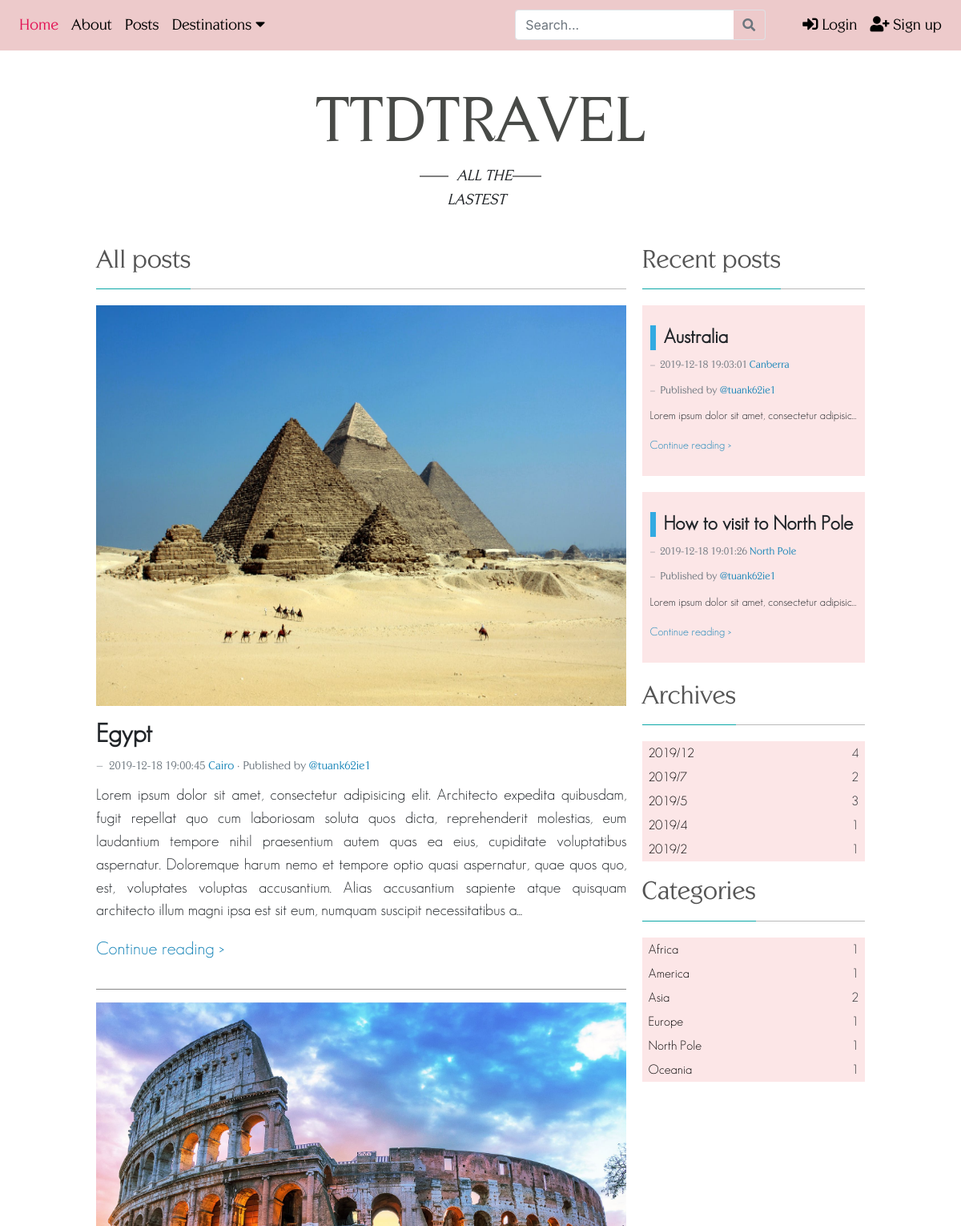
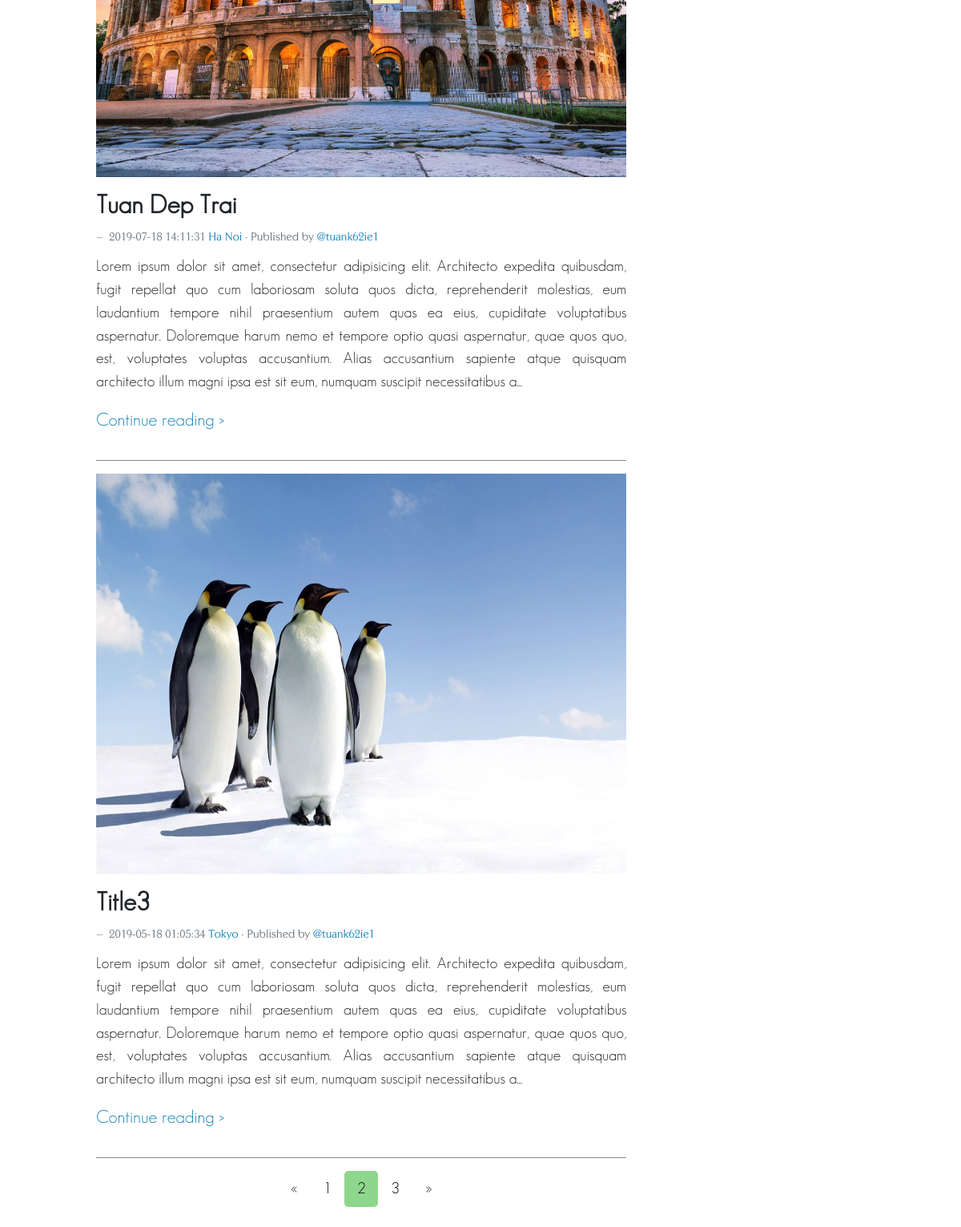
Screenshot of /all_post.php?categories=all&&p=2 with the database file from the repository (2 pictures, top to bottom).
### tables this page shows
CREATE TABLE `location` (
  `location_id` int(11) NOT NULL,
  `city` varchar(45) DEFAULT NULL,
  `country` varchar(45) DEFAULT NULL,
  `continent_id` int(11) NOT NULL,
  `post_id` int(11) NOT NULL
);

CREATE TABLE `post` (
  `post_id` int(11) NOT NULL,
  `title` varchar(100) NOT NULL,
  `text` text NOT NULL,
  `publish_date` datetime NOT NULL DEFAULT CURRENT_TIMESTAMP,
  `thumbnail_img` varchar(300) NOT NULL DEFAULT 'images/no-thumbnail.jpg',
  `user_id` int(11) NOT NULL DEFAULT '1'
);

### core/data/PDOData.php (called while the page is built, shortened)
<?php
	class PDOData {
		private $db = null;
    private $servername = "localhost:3307";
    private $database = "ttd_travel";
    private $username = "root";
    private $password = "quangtuan99";
		public function __construct() {
			try {
				$this->db = new PDO("mysql:host=$this->servername;dbname=$this->database", $this->username, $this->password);
			} catch(PDOException $e) { echo $e->getMessage();	}
		}
		public function __destruct() {
			try {
				$this->db = null;
			} catch(PDOException $e) { echo $e->getMessage();	}
		}
		public function doQuery($query) {
			$ret = array();
			try {
				$stmt = $this->db->query($query);
				if ($stmt) {
					while ($row = $stmt->fetch(PDO::FETCH_ASSOC)) {
						$ret[] = $row;
					}
				}
			} catch(PDOException $e) {	echo $query; }
			return $ret;
		}
	}

### all_post/model/AllPost.php (called while the page is built, shortened)
<?php
require_once("core/data/PDOData.php");
class AllPost {
  public function getArchives(){
    $db = new PDOData();
    $data = $db->doQuery("
      select  concat(year(publish_date), \"/\", month(publish_date)) as archived_date,
              count(post_id) as post_count
      from ttd_travel.post
      group by year(publish_date), month(publish_date) desc;
    ");
    return $data;
  }
  public function getCategories(){
    $db = new PDOData();
    $data = $db->doQuery("
      select c.continent_name, count(p.post_id) as post_count
      from post p
      inner join location l
      on l.post_id = p.post_id
      inner join continent c
      on c.continent_id = l.continent_id
      group by c.continent_name;
    ");
    return $data;
  }
  public function getPostByPage($pageNumber, $pageSize) {
    $db = new PDOData();
    $rows = $db->doQuery("
      select p.*, l.city
      from post p
      inner join location l
      on l.post_id = p.post_id
      order by p.publish_date desc;
    ");
    $beginIndex = $pageNumber * $pageSize;
    $endIndex = $beginIndex  + $pageSize;
    $ret = array();
    for ($i = $beginIndex; $i < $endIndex; $i++)
    $ret[] = $rows[$i];
    return $ret;
  }
}

### all_post/view/AllPostListView.php (the view, shortened to what this page needs)
<?php
class AllPostListView {
  private $data;
  private $page_num;
  private $current_page;
  private $categories;
  public function __construct($data, $page_num, $current_page, $categories) {
    $this->data = $data;
    $this->page_num = $page_num;
    $this->current_page = $current_page;
    $this->categories = $categories;
  }
  public function postByPageView() {
    $html = "";
    foreach ($this->data as $row){
      $string = $row["text"];
      $string = (strlen($string) > 500) ? substr($string, 0, 490).'...' : $string;
      $html .= '
      <li>
        <div class="postcontent">
          <div class="image-container">
            <img src="'.$row["thumbnail_img"].'" href="#detailPostModal'.$row["post_id"].'" data-toggle="modal">
          </div>
          <div class="text-container">
            <h2 class="post-title hvr-animation-blue" href="#detailPostModal'.$row["post_id"].'" data-toggle="modal">'.$row["title"].'</h2>
            <br>
            <div class="datetime-location">
              <footer class="blockquote-footer">
                <span>'.$row["publish_date"].'</span>
                <span class="location hvr-animation-blue">'.$row["city"].'</span>
                <span> · Published by </span>
                <span class="username hvr-animation-blue">@tuank62ie1</span>
              </footer>
            </div>
            <p class="post-content">'.$string.'</p>
            <p class="read-more hvr-animation-blue" href="#detailPostModal'.$row["post_id"].'" data-toggle="modal">Continue reading ></p>
          </div>
        </div>
      </li>
      <hr class="horizontal-line">
      ';
    }
    $html .= '
    <div class="text-center">
      <div class="pagination">
        <a href="?categories='.$this->categories.'&&p='.($this->current_page>0 ? $this->current_page : $this->current_page+1).'">&laquo;</a>';
        for ($i = 0; $i < $this->page_num; ++$i){
          if ($i != $this->current_page){
            $html .= '
            <a href="?categories='.$this->categories.'&&p='.($i+1).'">'.($i+1).'</a>
            ';
          }
          else {
            $html .= '
            <a class="active" href="#">'.($i+1).'</a>
            ';
          }
        }
        $html .= '
        <a href="?categories='.$this->categories.'&&p='.($this->current_page+1<$this->page_num ? $this->current_page+2 : $this->current_page+1).'">&raquo;</a>
      </div>
    </div>
    ';
    return $html;
  }
}
?>

### all_post/view/AllPostView.php (shortened to what this page needs)
<?php
class AllPostView {
  private $data;
  public function __construct($data) {
    $this->data = $data;
  }
  public function recentPostRightView() {
    $html = "";
    foreach ($this->data as $row){
      $html .= '
      <div class="recent-post-container row">
        <div class="post-title-container">
          <h4 class="post-title hvr-animation-blue" href="#detailPostModal'.$row["post_id"].'" data-toggle="modal">'.$row["title"].'</h4>
        </div>
        <div class="datetime-location" style="font-size: 14px;">
          <footer class="blockquote-footer">
            <span>'.$row["publish_date"].'</span>
            <span class="location hvr-animation-blue">'.$row["city"].'</span>
          </footer>
        </div>
        <div class="datetime-location" style="font-size: 14px;">
          <footer class="blockquote-footer">
            <span>Published by </span>
            <span class="username hvr-animation-blue">@tuank62ie1</span>
          </footer>
        </div>
        <p class="post-content text-truncate" style="font-size: 14px;">'.$row["text"].'</p>
        <p class="read-more hvr-animation-blue" href="#detailPostModal'.$row["post_id"].'" data-toggle="modal" style="font-size: 14px;">Continue reading ></p>
      </div>
    ';
    }
    return $html;
  }
  public function archivesView() {
    $html = "";
    foreach ($this->data as $row){
      $date = explode("/", $row["archived_date"]);
      $year = (int)$date[0];
      $month = (int)$date[1];
      $html .= '
      <li class="archive-item grow">
        <div class="row" style="width: 100%; margin-left: auto; margin-right: auto;">
          <div class="col-md" style="padding: 0; margin-left: 3px;">
          <a href="./all_post.php?year='.$year.'&&month='.$month.'" style="color:black; text-decoration:none;"><p class="text">'.$row["archived_date"].'</p></a>
          </div>
          <div class="col-"><p class="counter">'.$row["post_count"].'</p></div>
        </div>
      </li>
      ';
    }
    return $html;
  }
  public function categoriesView() {
    $html = "";
    foreach($this->data as $row){
      $continent = strtolower($row["continent_name"]);
      $continent = str_replace(' ', '', $continent);
      $html .= '
      <li class="category-item grow">
        <div class="row" style="width: 100%; margin-left: auto; margin-right: auto;">
          <div class="col-md" style="padding: 0; margin-left: 3px;">
          <a href="./all_post.php?categories='.$continent.'" style="text-decoration:none; color:black;"><p class="text">'.$row["continent_name"].'</p></a>
          </div>
          <div class="col-"><p class="counter">'.$row["post_count"].'</p></div>
        </div>
      </li>
      ';
    }
    return $html;
  }
}

### css/master.css (style rules this page uses)
* { box-sizing: border-box; }
span { font-weight: lighter; font-family: 'centabel' !important; }
.grow { transition: all .3s ease-in-out; }
.hvr-animation-blue { display: inline-block; text-decoration: none; cursor: pointer; }
.hvr-animation-blue::after { content: ''; display: block; width: 0; height: 2px; background: #1885b8; transition: width .3s; }
.horizontal-line { border-top: solid 1px #878787; }
img { max-width: 100%; max-height: 100%; }
.location { color: #1885b8; }
.username { color: #1885b8; }

### css/new-modal.css (style rules this page uses)
.row, .col-sm-1 { margin: 0; padding: 0; }

### css/all-post.css (style rules this page uses)
.post-title-container { width: 100%; }
.all-post-right span { font-size: 13px; }
.post-title { margin-top: 15px; display: inline-block; font-size }
.read-more { display: inline-block; cursor: pointer; font-size: 115%; }
.postcontent .post-title { transition: color .3s; }
.datetime-location { color: gray; margin-bottom: 10px; font-size: 18px; }
.location { color: #1885b8; }
.username { color: #1885b8; }
.read-more { color: #1885b8; }
.image-container img { width: 100%; height: 500px; cursor: pointer; }
.pagination { display: inline-block; }
.pagination a { color: black; float: left; padding: 8px 16px; text-decoration: none; transition: background-color .3s; border-radius: 5px; }
.pagination a.active { background-color: #8fd68d; border-radius: 5px; }
.category-list li, .archive-list li { height: 30px; background-color: #fce6e7; padding-left: 5px; padding-right: 8px; padding-top: 3px; }
.recent-post-container { background-color: #fce6e7; transition: background-color .2s; padding: 10px; margin-bottom: 20px; }
.recent-post-container .post-title { border-left: 7px solid #32aae1; padding-left: 10px; }
.post-title { font-family: Geosanslight; font-weight: bold; }
.recent-post .post-title { transition: color .3s; }

### rows the page displays
location: post.thumbnail_img (picture), post.title "Egypt", post.publish_date "2019-12-18 19:00:45", city "Cairo", post.text "Lorem ipsum dolor sit amet, consectetur adipisicing elit. Architecto expedita quibusdam, fugit repellat quo cum laboriosam soluta quos dicta, reprehenderit molestias, eum laudantium tempore nihil praesentium autem quas ea eius, cupiditate voluptatibus aspernatur. Doloremque harum nemo et tempore optio quasi aspernatur, quae quos quo, est, voluptates voluptas accusantium. Alias accusantium sapiente atque quisquam architecto illum magni ipsa est sit eum, numquam suscipit necessitatibus a..."
location: post.thumbnail_img (picture), post.title "Tuan Dep Trai", post.publish_date "2019-07-18 14:11:31", city "Ha Noi", post.text "Lorem ipsum dolor sit amet, consectetur adipisicing elit. Architecto expedita quibusdam, fugit repellat quo cum laboriosam soluta quos dicta, reprehenderit molestias, eum laudantium tempore nihil praesentium autem quas ea eius, cupiditate voluptatibus aspernatur. Doloremque harum nemo et tempore optio quasi aspernatur, quae quos quo, est, voluptates voluptas accusantium. Alias accusantium sapiente atque quisquam architecto illum magni ipsa est sit eum, numquam suscipit necessitatibus a..."
location: post.thumbnail_img (picture), post.title "Title3", post.publish_date "2019-05-18 01:05:34", city "Tokyo", post.text "Lorem ipsum dolor sit amet, consectetur adipisicing elit. Architecto expedita quibusdam, fugit repellat quo cum laboriosam soluta quos dicta, reprehenderit molestias, eum laudantium tempore nihil praesentium autem quas ea eius, cupiditate voluptatibus aspernatur. Doloremque harum nemo et tempore optio quasi aspernatur, quae quos quo, est, voluptates voluptas accusantium. Alias accusantium sapiente atque quisquam architecto illum magni ipsa est sit eum, numquam suscipit necessitatibus a..."
location: post.title "Australia", post.publish_date "2019-12-18 19:03:01", city "Canberra", post.text "Lorem ipsum dolor sit amet, consectetur adipis…"
location: post.title "How to visit to North Pole", post.publish_date "2019-12-18 19:01:26", city "North Pole", post.text "Lorem ipsum dolor sit amet, consectetur adipis…"

### other values shown
$row["archived_date"] "2019/12"
$row["post_count"] "4"
$row["archived_date"] "2019/7"
$row["post_count"] "2"
$row["archived_date"] "2019/5"
$row["post_count"] "3"
$row["archived_date"] "2019/4"
$row["post_count"] "1"
$row["archived_date"] "2019/2"
$row["continent_name"] "Africa"
$row["continent_name"] "America"
$row["continent_name"] "Asia"
$row["continent_name"] "Europe"
$row["continent_name"] "North Pole"
$row["continent_name"] "Oceania"
